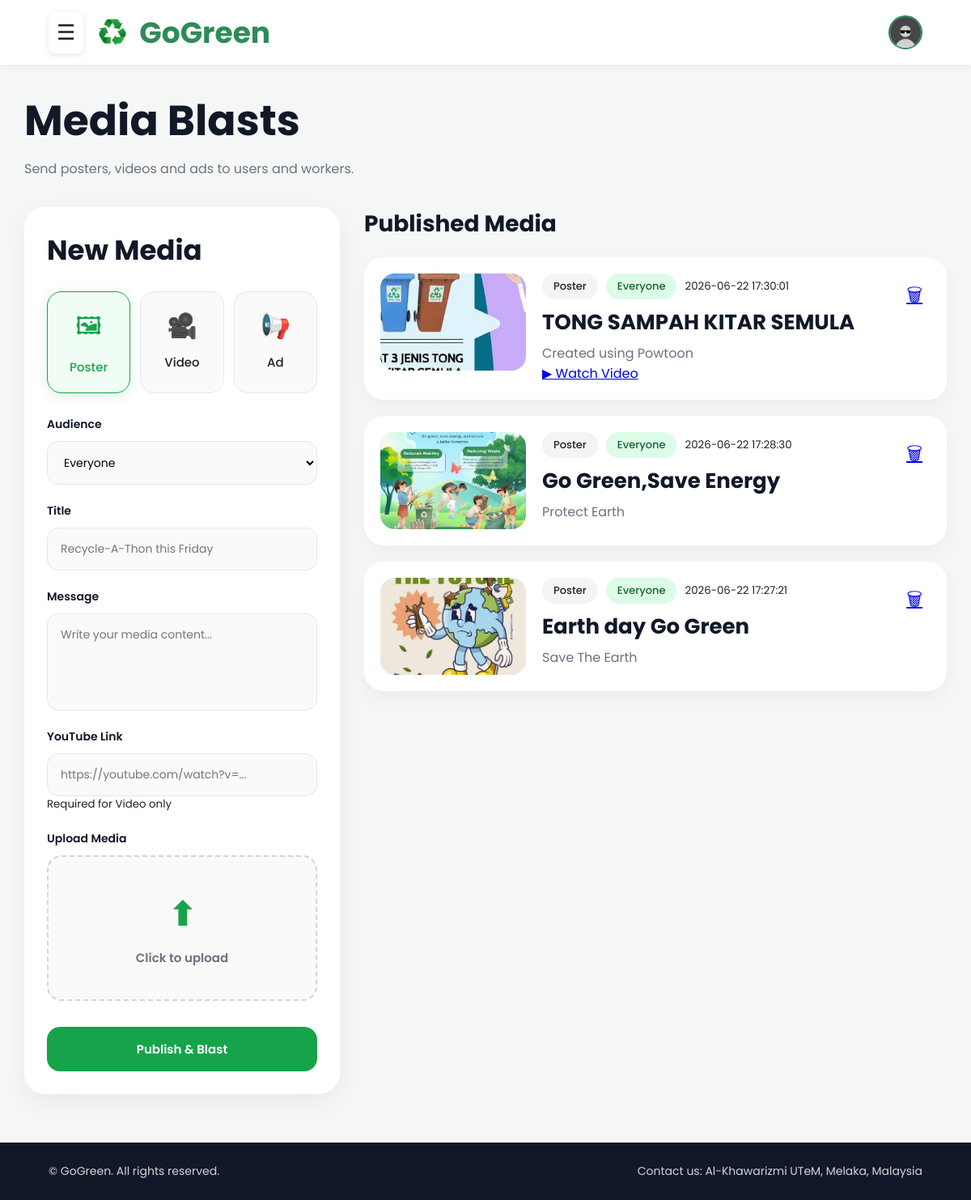
Screenshot of /Admin/media.php with the database file from the repository.
### tables this page shows
CREATE TABLE `media_posts` (
  `id` int(11) NOT NULL,
  `title` varchar(150) NOT NULL,
  `content` text DEFAULT NULL,
  `image` varchar(255) DEFAULT NULL,
  `created_by` int(11) DEFAULT NULL,
  `created_at` timestamp NOT NULL DEFAULT current_timestamp(),
  `media_type` enum('Poster','Video','Ad') DEFAULT 'Poster',
  `audience` enum('Everyone','Users','Workers') DEFAULT 'Everyone',
  `youtube_link` varchar(500) DEFAULT NULL
);

### Admin/media.php (the view, shortened to what this page needs)
<?php
include "../config/database.php";
$result = mysqli_query(
    $conn,
    "SELECT * FROM media_posts ORDER BY id DESC"
);
?>
<!DOCTYPE html>
<html lang="en">
<head>
    <link rel="stylesheet"
    href="assets/css/media.css">
</head>
<body>
    <header>
        <div class="header-left">
            <div class="menu-toggle" onclick="toggleMenu()">
                ☰
            </div>
            <div class="logo">
                <img src="image/recycle_imag.png" alt="GoGreen Logo">
                GoGreen
            </div>
        </div>
        <div class="header-right">
            <div class="user-avatar-container">
                <div class="user-avatar" onclick="toggleProfileMenu()">
                    <img
src="<?php echo !empty($_SESSION['profile_image'])
? '../uploads/profile/'.$_SESSION['profile_image']
: '../uploads/profile/default.jpg'; ?>"
alt="Profile">
                </div>
            </div>
        </div>
    </header>
    <section class="media-section">
        <div class="page-title">
            <h1>
                Media Blasts
            </h1>
            <p>
                Send posters, videos and ads to users and workers.
            </p>
        </div>
        <div class="media-grid">
            <div class="media-form-card">
                <h2>
                    New Media
                </h2>
                <div class="media-types">
                    <div class="media-type active"
                    onclick="selectType(this,'Poster','🖼')">
                        <span>
                            🖼
                        </span>
                        <p>
                            Poster
                        </p>
                    </div>
                    <div class="media-type"
                    onclick="selectType(this,'Video','🎥')">
                        <span>
                            🎥
                        </span>
                        <p>
                            Video
                        </p>
                    </div>
                    <div class="media-type"
                    onclick="selectType(this,'Ad','📢')">
                        <span>
                            📢
                        </span>
                        <p>
                            Ad
                        </p>
                    </div>
                </div>
                <form
action="../auth/process_media.php"
method="POST"
enctype="multipart/form-data">
                    <div class="form-group">
                        <label>
                            Audience
                        </label>
                        <select
id="audience"
name="audience">
                            <option>
                                Everyone
                            </option>
                        </select>
                    </div>
                    <div class="form-group">
                        <label>
                            Title
                        </label>
                        <input
type="text"
name="title"
placeholder="Recycle-A-Thon this Friday"
required>
                    </div>
                    <div class="form-group">
                        <label>
                            Message
                        </label>
                        <textarea
name="content"
placeholder="Write your media content..."
required>
</textarea>
                    </div>
                    <div class="form-group">
    <label>
        YouTube Link
    </label>
    <input
    type="url"
    id="youtube_link"
    name="youtube_link"
    placeholder="https://youtube.com/watch?v=..."
    >
    <small id="youtubeHint">
        Required for Video only
    </small>
</div>
                    <div class="form-group">
                        <label>
                            Upload Media
                        </label>
                        <label class="upload-box">
                            <span>
                                ⬆
                            </span>
                            <p>
                                Click to upload
                            </p>
                        </label>
                    </div>
                    <button type="submit"
                    class="publish-btn">
                        Publish & Blast
                    </button>
                </form>
            </div>
            <div class="published-section">
                <h3>
                    Published Media
                </h3>
                <div id="mediaList">
<?php while($row = mysqli_fetch_assoc($result)){ ?>
<div class="media-card">
    <div class="media-preview">
        <?php if(!empty($row['image'])){ ?>
        <img
        src="../uploads/<?php echo $row['image']; ?>"
        style="
        width:100%;
        height:220px;
        object-fit:cover;">
        <?php } ?>
    </div>
    <div class="media-info">
        <div class="media-tags">
            <span class="tag">
                <?php echo $row['media_type']; ?>
            </span>
            <span class="tag green">
                <?php echo $row['audience']; ?>
            </span>
            <small>
                <?php echo $row['created_at']; ?>
            </small>
        </div>
        <h2>
            <?php echo $row['title']; ?>
        </h2>
        <p>
            <?php echo $row['content']; ?>
        </p>
        <?php if(!empty($row['youtube_link'])){ ?>
        <a
        href="<?php echo $row['youtube_link']; ?>"
        target="_blank"
        class="youtube-link">
            ▶ Watch Video
        </a>
        <?php } ?>
    </div>
    <a
    class="delete-btn"
    href="../auth/delete_media.php?id=<?php echo $row['id']; ?>"
    onclick="return confirm('Delete media?')">
        🗑
    </a>
</div>
<?php } ?>
</div>
    </section>
    <footer>
        <p>
            © GoGreen. All rights reserved.
        </p>
        <p>
            Contact us: Al-Khawarizmi UTeM, Melaka, Malaysia
        </p>
    </footer>
</body>
</html>

### Admin/assets/css/media.css (style rules this page uses)
* { margin:0; padding:0; box-sizing:border-box; }
body { font-family:"Poppins", sans-serif; background:#f5f7f6; color:#222; min-height:100vh; display:flex; flex-direction:column; }
header { width:100%; height:80px; background:white; display:flex; justify-content:space-between; align-items:center; padding:0 60px; position:fixed; top:0; left:0; z-index:1000; box-shadow:0 2px 10px rgba(0,0,0,0.05); }
.header-left { display:flex; align-items:center; gap:15px; }
.header-right { display:flex; align-items:center; }
.logo { display:flex; align-items:center; gap:12px; font-size:36px; font-weight:700; color:#2e8b57; }
.logo img { width:42px; height:42px; object-fit:contain; }
.menu-toggle { font-size:26px; cursor:pointer; padding:6px 10px; border-radius:8px; background:white; box-shadow:0 2px 8px rgba(0,0,0,0.1); }
.user-avatar-container { position:relative; }
.user-avatar { width:42px; height:42px; border-radius:50%; overflow:hidden; cursor:pointer; border:2px solid #2e8b57; }
.user-avatar img { width:100%; height:100%; object-fit:cover; }
.media-section { width:95%; margin:110px auto 60px; }
.page-title { margin-bottom:35px; }
.page-title h1 { font-size:52px; font-weight:700; margin-bottom:8px; color:#111827; }
.page-title p { font-size:16px; color:#6b7280; }
.media-grid { display:grid; grid-template-columns:390px 1fr; gap:30px; align-items:start; }
.media-form-card { background:white; padding:28px; border-radius:26px; box-shadow: 0 10px 30px rgba(0,0,0,0.05); position:sticky; top:100px; }
.media-form-card h2 { font-size:34px; margin-bottom:25px; color:#111827; }
.media-types { display:grid; grid-template-columns:1fr 1fr 1fr; gap:12px; margin-bottom:28px; }
.media-type { border:1.5px solid #e5e7eb; border-radius:18px; padding:20px 12px; text-align:center; cursor:pointer; transition:0.25s ease; background:#fafafa; }
.media-type.active { border-color:#16a34a; background:#f0fdf4; color:#16a34a; box-shadow: 0 4px 15px rgba(22,163,74,0.15); }
.media-type span { font-size:30px; }
.media-type p { margin-top:10px; font-size:15px; font-weight:500; }
.form-group { display:flex; flex-direction:column; margin-bottom:22px; }
.form-group label { margin-bottom:10px; font-size:14px; font-weight:600; color:#111827; }
.form-group input, .form-group select, .form-group textarea { padding:15px 16px; border:1.5px solid #e5e7eb; border-radius:14px; background:#fafafa; font-family:"Poppins", sans-serif; font-size:14px; transition:0.2s; outline:none; }
.form-group textarea { min-height:120px; resize:none; }
.upload-box { border:2px dashed #d1d5db; border-radius:18px; height:180px; background:#fafafa; display:flex; flex-direction:column; justify-content:center; align-items:center; cursor:pointer; transition:0.25s; }
.upload-box span { font-size:40px; margin-bottom:12px; color:#16a34a; }
.upload-box p { font-size:15px; color:#6b7280; }
.publish-btn { width:100%; border:none; background:#16a34a; color:white; padding:16px; border-radius:16px; font-family:"Poppins", sans-serif; font-size:15px; font-weight:600; cursor:pointer; transition:0.25s; }
.published-section h3 { font-size:28px; margin-bottom:20px; color:#111827; }
.media-card { background:white; border-radius:24px; padding:20px; display:flex; align-items:flex-start; gap:20px; margin-bottom:20px; box-shadow: 0 10px 25px rgba(0,0,0,0.04); transition:0.25s; }
.media-preview { width:180px; height:120px; border-radius:18px; overflow:hidden; background:#f3f4f6; flex-shrink:0; display:flex; justify-content:center; align-items:center; font-size:50px; }
.media-preview img, .media-preview video { width:100%; height:100%; object-fit:cover; }
.media-info { flex:1; }
.media-tags { display:flex; align-items:center; flex-wrap:wrap; gap:10px; margin-bottom:12px; }
.tag { background:#f3f4f6; padding:6px 14px; border-radius:20px; font-size:13px; font-weight:500; }
.tag.green { background:#dcfce7; color:#166534; }
.media-info h2 { font-size:26px; margin-bottom:8px; line-height:1.3; color:#111827; }
.media-info p { color:#6b7280; line-height:1.6; }
.delete-btn { font-size:22px; cursor:pointer; padding:10px; border-radius:12px; transition:0.2s; }
footer { margin-top:auto; background:#111827; color:#d1d5db; padding:25px 60px; display:flex; justify-content:space-between; flex-wrap:wrap; font-size:14px; }

### rows the page displays
media_posts: image (picture), media_type "Poster", audience "Everyone", created_at "2026-06-22 17:30:01", title "TONG SAMPAH KITAR SEMULA", content "Created using Powtoon"
media_posts: image (picture), media_type "Poster", audience "Everyone", created_at "2026-06-22 17:28:30", title "Go Green,Save Energy", content "Protect Earth"
media_posts: image (picture), media_type "Poster", audience "Everyone", created_at "2026-06-22 17:27:21", title "Earth day Go Green", content "Save The Earth"
